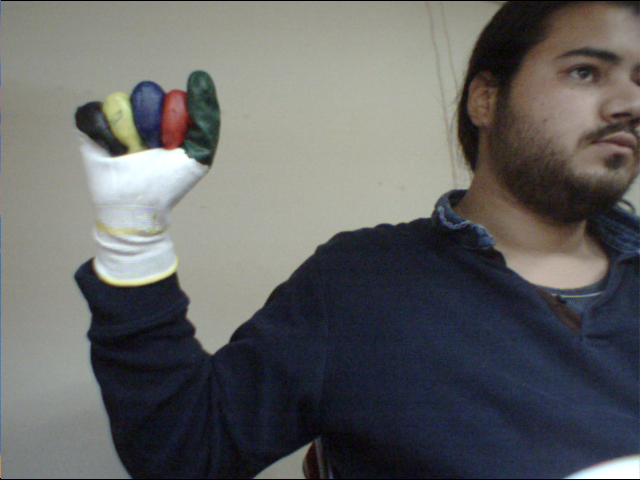
#> input picture pure_pict/compare_images/A/rgb_A0.png, 640 x 480 px, found by its file name
$ python test_code_2.py
#> lines starting #> are read from the running program, lines starting #| are printed output that depends on the picture; long printed decimals are rounded
import cv2 as cv


img_1 = cv.imread("pure_pict\\compare_images\\A\\rgb_A0.png")
#> img_1 is the input picture: shape (480, 640, 3); mean B, G, R 99.1, 99.6, 98.8
img_2 = cv.imread("pure_pict\\compare_images\\B\\rgb_B0.png")
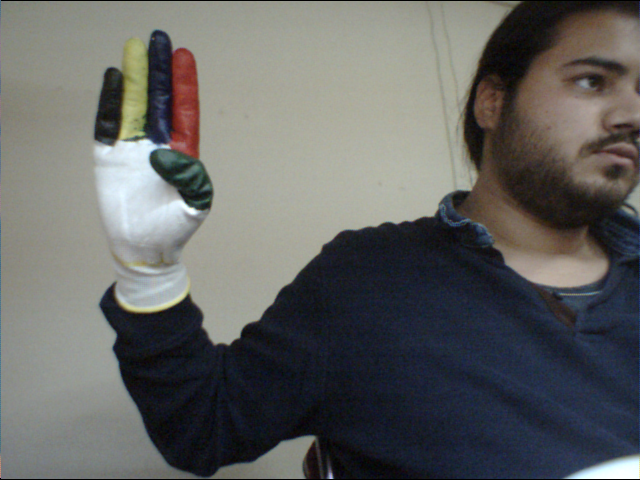
#> input picture pure_pict/compare_images/B/rgb_B0.png, 640 x 480 px, found by its file name
#> img_2 is the input picture: shape (480, 640, 3); mean B, G, R 98, 99.7, 99

hsv_base = cv.cvtColor(img_1, cv.COLOR_BGR2HSV)
#> hsv_base: shape (480, 640, 3); mean H, S, V 66.7, 60.7, 108
hsv_test1 = cv.cvtColor(img_2, cv.COLOR_BGR2HSV)
#> hsv_test1: shape (480, 640, 3); mean H, S, V 64.5, 59.2, 107.3

hist_base = cv.calcHist([hsv_base], [0, 1], None, [50, 60], [0, 180, 0, 256], accumulate=False)
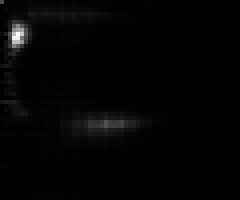
#> hist_base: shape (50, 60) float32 (shown 4 times larger); min 0, max 6537, mean 102.4; drawn with min black and max white
cv.normalize(hist_base, hist_base, alpha=0, beta=1, norm_type=cv.NORM_MINMAX)
hist_test1 = cv.calcHist([hsv_test1], [0, 1], None, [50, 60], [0, 180, 0, 256], accumulate=False)
cv.normalize(hist_test1, hist_test1, alpha=0, beta=1, norm_type=cv.NORM_MINMAX)
base_base = cv.compareHist(hist_base, hist_base, 2)
#> base_base = 46.99
base_test1 = cv.compareHist(hist_base, hist_test1, 2)
#> base_test1 = 43.03
print('Base-Base = {}, Base-Test(1) = {} '.format(base_base, base_test1))
#| Base-Base = 46.994, Base-Test(1) = 43.026
